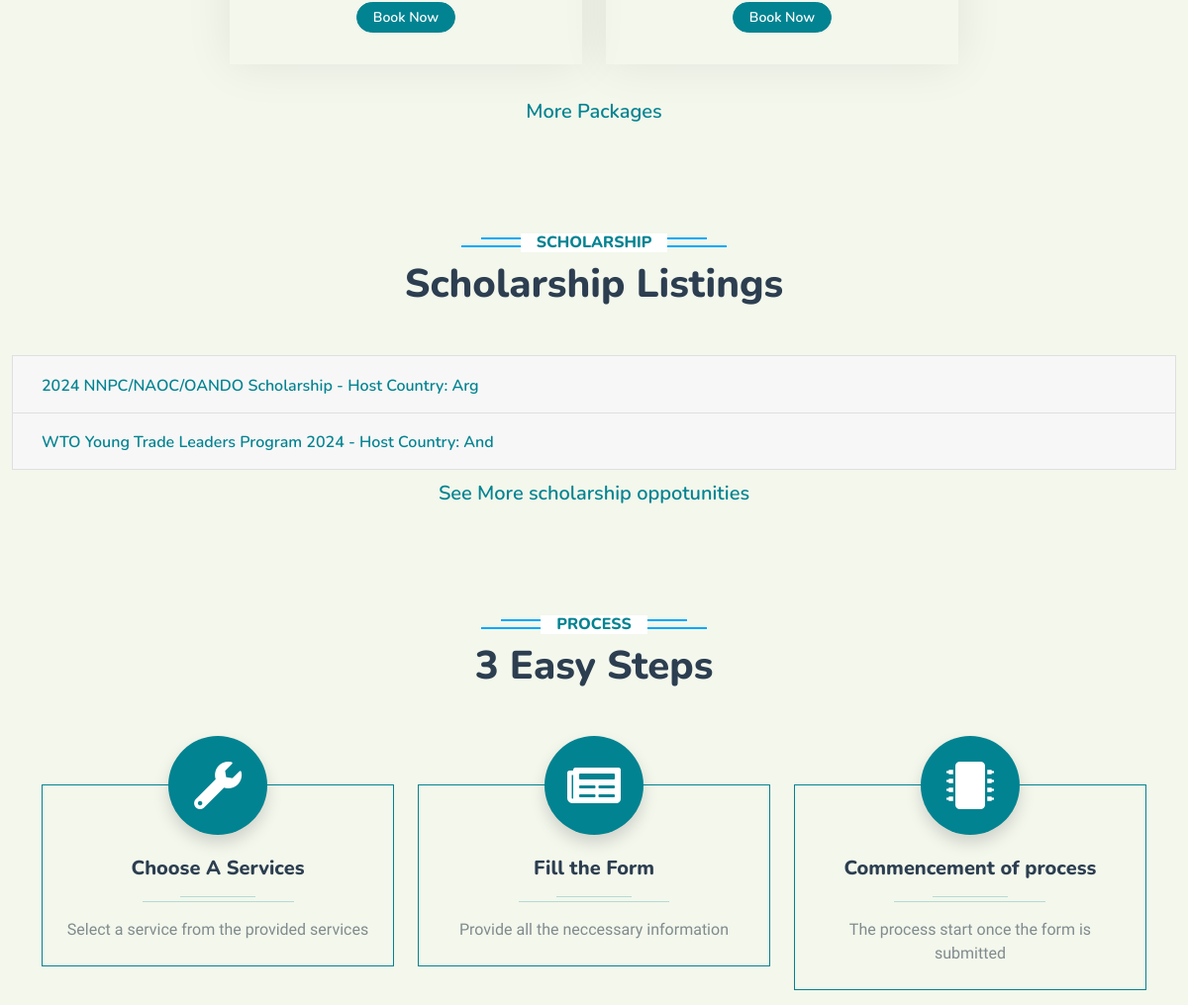
/ (middle part), run on an earlier commit of the app's database.
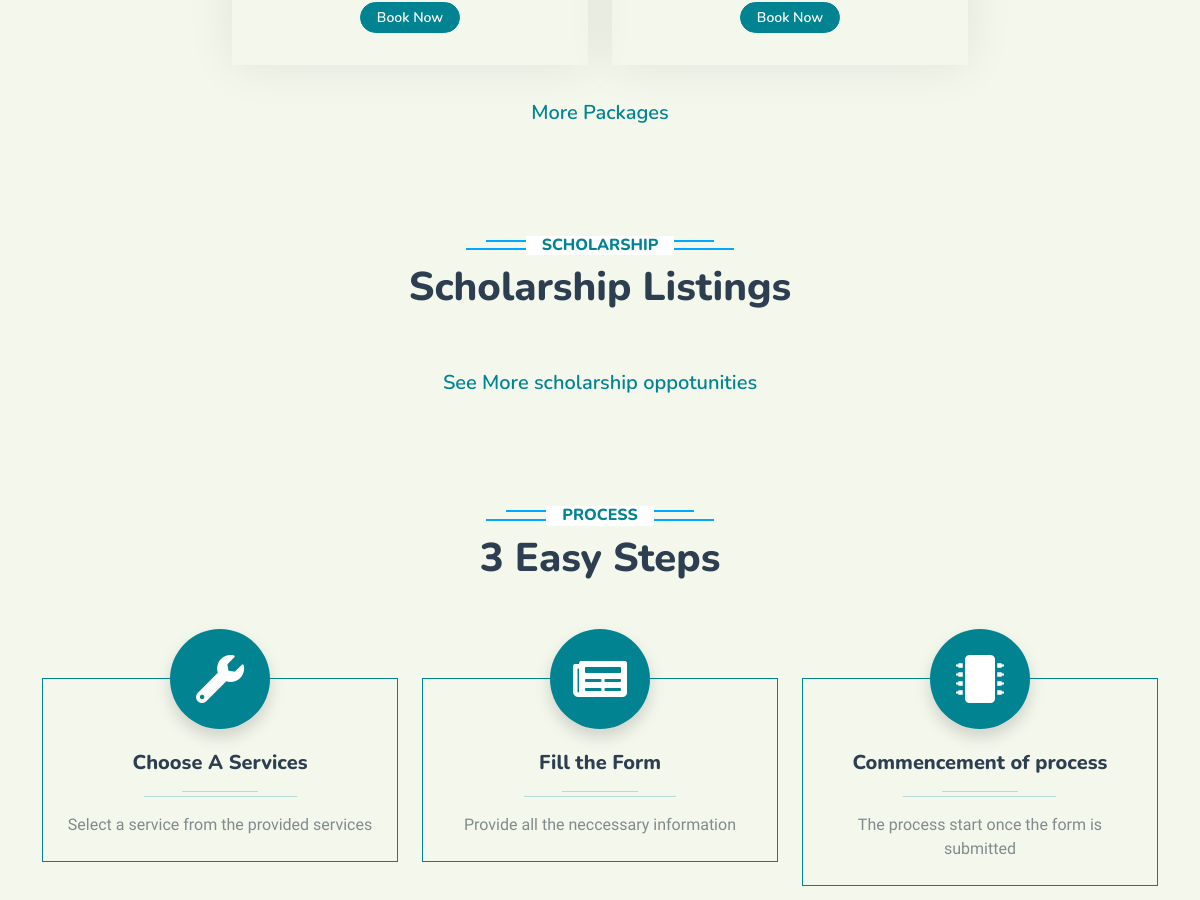
And on a later commit of the database.
### main/models.py (models this page shows, shortened)
class ScholarshipLink(models.Model):
    title = models.CharField(max_length=255, blank=False, unique=True)
    host_country = models.CharField(max_length=100, unique=False, blank=False, choices=COUNTRY_CHOICE)
    eligible_countries = models.ManyToManyField(EligibleCountry)
    eligible_categories = models.ManyToManyField(EligibleCategory)
    benefits = models.ManyToManyField(ScholarshipBenefit)
    link = models.URLField()
    deadline = models.DateField()
    created_at = models.DateField(auto_now=True)

### main/views.py (the view)
# urls.py: path("", views.home),
def home(request):
    holiday_places = HolidayPlaces.objects.all()[:4]
    scholarships  = ScholarshipLink.objects.all()[:5]
    guides = Guide.objects.all()
    packages = Package.objects.all()
    destinations = Destination.objects.all()[:6]
    return render(request, "main/index.html", {"holiday_places": holiday_places, "guides": guides,
                        "scholarships": scholarships, "packages": packages, "destinations": destinations,
                        })

### main/models.py (called while the page is built)
    def __str__(self):
        return self.name

    def __str__(self):
        return self.description

    def __str__(self):
        return self.name

### main/templates/main/index.html (shortened to what this page needs)
{% extends "main/base.html" %}
{% block content %}
{% load static %}
<div class="container-xxl py-5">
    <div class="container">
        <div class="row g-4 justify-content-center">
            <div class="col-lg-4 col-md-6" data-wow-delay="0.1s">
                <div class="package-item">
                    <div class="text-center p-4">
                        <div class="d-flex justify-content-center mb-2">
                            <a href="#" class="btn btn-sm btn-primary px-3" style="border-radius: 30px">Book Now</a>
                        </div>
                    </div>
                </div>
            </div>
            <div class="col-lg-4 col-md-6" data-wow-delay="0.1s">
                <div class="package-item">
                    <div class="text-center p-4">
                        <div class="d-flex justify-content-center mb-2">
                            <a href="#" class="btn btn-sm btn-primary px-3" style="border-radius: 30px">Book Now</a>
                        </div>
                    </div>
                </div>
            </div>
            <div class="text-center">
                <button class="btn btn-lg">
                    <a href="{% url 'main:package' %}">More Packages</a>
                </button>
            </div>
        </div>
    </div>
</div>
<div class="container-xxl py-5">
    <div class="text-center">
        <h6 class="section-title bg-white text-center text-primary px-3">Scholarship</h6>
        <h1 class="mb-5">Scholarship Listings</h1>
    </div>
    <div class="accordion" id="scholarshipAccordion">
        {% for scholarship in scholarships %}
            <div class="card">
                <div class="card-header" id="heading-{{ forloop.counter0 }}">
                    <h2 class="mb-0">
                        <button class="btn btn-link" type="button" data-toggle="collapse" data-target="#collapse-{{ forloop.counter0 }}" aria-expanded="true" aria-controls="collapse-{{ forloop.counter0 }}">
                            {{ scholarship.title }} - Host Country: {{ scholarship.host_country }}
                        </button>
                    </h2>
                </div>
            </div>
        {% endfor %}
    </div>
    <div class="text-center">
        <button class="btn btn-lg">
            <a href="{% url 'main:scholar' %}">See More scholarship oppotunities</a>
        </button>
    </div>
</div>
<div class="container-xxl py-5">
    <div class="container">
        <div class="text-center pb-4" data-wow-delay="0.1s">
            <h6 class="section-title bg-white text-center text-primary px-3">Process</h6>
            <h1 class="mb-5">3 Easy Steps</h1>
        </div>
        <div class="row gy-5 gx-4 justify-content-center">
            <div class="col-lg-4 col-sm-6 text-center pt-4" data-wow-delay="0.1s">
                <div class="position-relative border border-primary pt-5 pb-4 px-4">
                    <div class="d-inline-flex align-items-center justify-content-center bg-primary rounded-circle position-absolute top-0 start-50 translate-middle shadow" style="width: 100px; height: 100px;">
                        </i><i class="fa fa-wrench fa-3x text-white"></i>
                    </div>
                    <h5 class="mt-4">Choose A Services</h5>
                    <hr class="w-25 mx-auto bg-primary mb-1">
                    <hr class="w-50 mx-auto bg-primary mt-0">
                    <p class="mb-0">Select a service from the provided services</p>
                </div>
            </div>
            <div class="col-lg-4 col-sm-6 text-center pt-4" data-wow-delay="0.3s">
                <div class="position-relative border border-primary pt-5 pb-4 px-4">
                    <div class="d-inline-flex align-items-center justify-content-center bg-primary rounded-circle position-absolute top-0 start-50 translate-middle shadow" style="width: 100px; height: 100px;">
                        <i class="fa fa-newspaper fa-3x text-white"></i>
                    </div>
                    <h5 class="mt-4">Fill the Form</h5>
                    <hr class="w-25 mx-auto bg-primary mb-1">
                    <hr class="w-50 mx-auto bg-primary mt-0">
                    <p class="mb-0">Provide all the neccessary information</p>
                </div>
            </div>
            <div class="col-lg-4 col-sm-6 text-center pt-4" data-wow-delay="0.5s">
                <div class="position-relative border border-primary pt-5 pb-4 px-4">
                    <div class="d-inline-flex align-items-center justify-content-center bg-primary rounded-circle position-absolute top-0 start-50 translate-middle shadow" style="width: 100px; height: 100px;">
                        <i class="fa fa-microchip fa-3x text-white"></i>
                    </div>
                    <h5 class="mt-4">Commencement of process</h5>
                    <hr class="w-25 mx-auto bg-primary mb-1">
                    <hr class="w-50 mx-auto bg-primary mt-0">
                    <p class="mb-0">The process start once the form is submitted</p>
                </div>
            </div>
        </div>
    </div>
</div>
{% endblock %}

### main/templates/main/base.html (shortened to what this page needs)
{% load static %}
<!DOCTYPE html>
<html lang="en">
<head>
    <link href="https://cdnjs.cloudflare.com/ajax/libs/font-awesome/5.10.0/css/all.min.css" rel="stylesheet">
    <link href="https://cdn.jsdelivr.net/npm/bootstrap-icons@1.4.1/font/bootstrap-icons.css" rel="stylesheet">
    <link rel="stylesheet" href="https://stackpath.bootstrapcdn.com/bootstrap/4.3.1/css/bootstrap.min.css">
    <link href="{% static 'lib/animate/animate.min.css' %}" rel="stylesheet">
    <link href="{% static 'lib/owlcarousel/assets/owl.carousel.min.css' %}" rel="stylesheet">
    <link href="{% static 'lib/tempusdominus/css/tempusdominus-bootstrap-4.min.css' %}" rel="stylesheet" />
    <link href="{% static 'css/bootstrap.min.css' %}" rel="stylesheet">
    <link href="{% static 'css/style.css' %}" rel="stylesheet">
</head>
<body>
    <div>
        {% block content %}
        {% endblock %}
    </div>
</body>
</html>

### static/css/style.css (style rules this page uses)
:root { --primary: #00A9FF; --secondary: #940B92; --light: #F5F5F5; --dark: #14141F; }
body { background-color: #F3F7EC; }
.btn { font-family: 'Nunito', sans-serif; font-weight: 600; transition: .5s; }
.btn.btn-primary, .btn.btn-secondary { color: #FFFFFF; }
.section-title { position: relative; display: inline-block; text-transform: uppercase; }
.section-title::before { position: absolute; content: ""; width: calc(100% + 80px); height: 2px; top: 4px; left: -40px; background: var(--primary); z-index: -1; }
.section-title::after { position: absolute; content: ""; width: calc(100% + 120px); height: 2px; bottom: 5px; left: -60px; background: var(--primary); z-index: -1; }
.package-item { box-shadow: 0 0 45px rgba(0, 0, 0, .08); }

What changed in the data, as far as the page shows it:
removed ScholarshipLink: title "2024 NNPC/NAOC/OANDO Scholarship", host_country "Arg"
removed ScholarshipLink: title "WTO Young Trade Leaders Program 2024", host_country "And"
